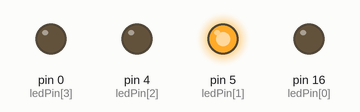
This sketch was run on a simulated Arduino Uno, built with avr-gcc and run on an emulated ATmega328P. Shown: output pins drawn as LEDs (lit = HIGH).

Above: at 0.37 s.
At 3.2 s:
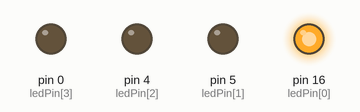
At 5.62 s:
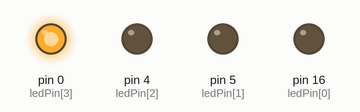
At 7.12 s:
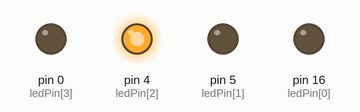
Timing chart, 0 to 7.5 s (numbered marks = the images above):
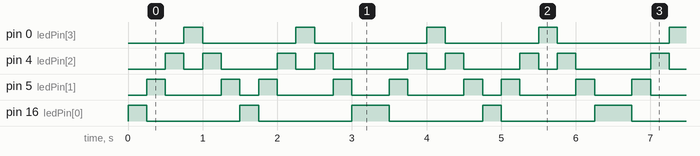

The sketch:

led_patterns.ino
```cpp
int ledPin[] = {16,5,4,0};

void setup()
{
  for (int i =0;i<4;i++)
  {
    pinMode(ledPin[i], OUTPUT);
  }
}

void loop()
{
  byte nums[] = {1, 2, 4, 8, 4, 2, 1, 2, 4, 8, 4, 2, 1};
  for (byte i = 0; i<13;i++)
  {
    displayBinary(nums[i]);
    delay(250);
  }
}

void displayBinary(byte numToShow)
{
  for (int i =0;i<4;i++)
  {
    if (bitRead(numToShow, i)==1)
    {
      digitalWrite(ledPin[i], HIGH);
    }
    else
    {
      digitalWrite(ledPin[i], LOW);
    }
  }
}
```

Measured:
- by itself, pin 0 (ledPin[3]): repeats every 3.3 s: LOW 1.3 s, HIGH 0.25 s, LOW 1.5 s, HIGH 0.25 s
- by itself, pin 4 (ledPin[2]): repeats every 3.3 s: LOW 0.25 s, HIGH 0.25 s, LOW 0.75 s, HIGH 0.25 s, LOW 0.25 s, HIGH 0.25 s, LOW 1.0 s, HIGH 0.25 s
- by itself, pin 5 (ledPin[1]): repeats every 3.3 s: LOW 0.75 s, HIGH 0.25 s, LOW 0.25 s, HIGH 0.25 s, LOW 0.75 s, HIGH 0.25 s, LOW 0.50 s, HIGH 0.25 s
- by itself, pin 16 (ledPin[0]): repeats every 3.3 s: LOW 1.3 s, HIGH 0.25 s, LOW 1.3 s, HIGH 0.50 s
